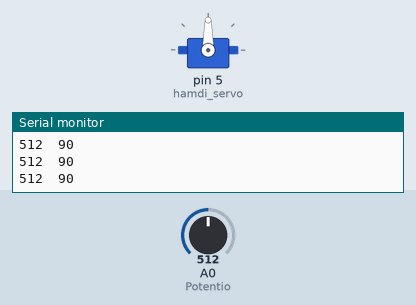
This sketch was run on a simulated Arduino Uno, built with avr-gcc and run on an emulated ATmega328P. Shown: servo, the last lines printed to the serial monitor. The test bench sets the inputs (shaded band); at power-on: A0 (Potentio) = 512.

Above: at 1.2 s.
1.3 s: A0 (Potentio) set to 716
At 2.4 s:
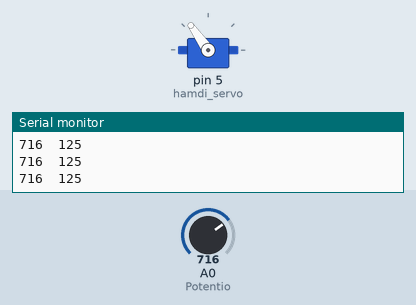
2.8 s: A0 (Potentio) set to 985
At 3.9 s:
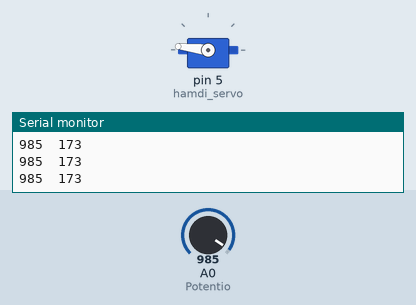
4.3 s: A0 (Potentio) set to 1017
At 4.9 s:
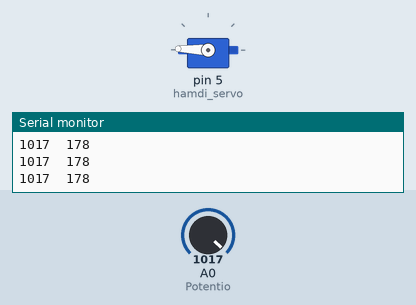
5.8 s: A0 (Potentio) set to 900
At 7.0 s:
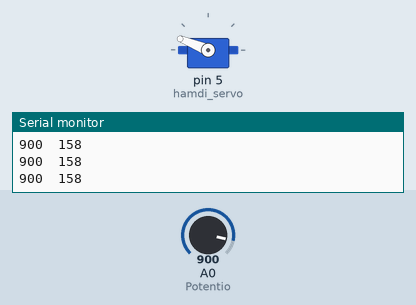
7.3 s: A0 (Potentio) set to 1023
At 8.2 s:
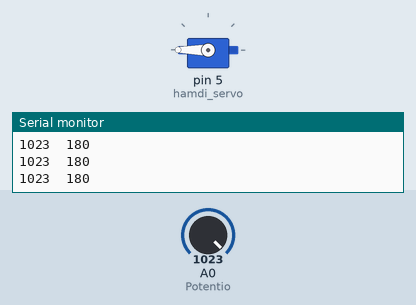
8.8 s: A0 (Potentio) set to 306
At 9.3 s:
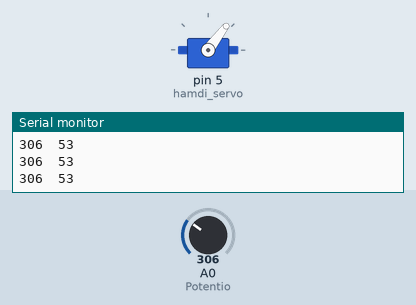
Timing chart, 0 to 11.3 s (numbered marks = the images above; inputs shaded):
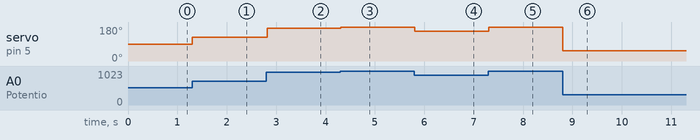

The sketch:

Servo_Motor.ino
```cpp
 #include <Servo.h>
Servo hamdi_servo;
int Potentio = A0;

void setup() {
  hamdi_servo.attach(5);
  pinMode(Potentio, INPUT);
  Serial.begin(9600);
}

void loop() {
  int input = analogRead(Potentio);
  int val = map(input, 0, 1023, 0, 180);

  hamdi_servo.write(val);
  delay(15);
  Serial.print(input);
  Serial.print("  ");
  Serial.println(val);
}
```

Measured:
- after the input at 1.3 s, servo on pin 5 (hamdi_servo): 90° → 125° at once
- after the input at 2.8 s, servo on pin 5 (hamdi_servo): 125° → 173° at once
- after the input at 4.3 s, servo on pin 5 (hamdi_servo): 173° → 178° at once
- after the input at 5.8 s, servo on pin 5 (hamdi_servo): 178° → 158° at once
- after the input at 7.3 s, servo on pin 5 (hamdi_servo): 158° → 180° at once
- after the input at 8.8 s, servo on pin 5 (hamdi_servo): 180° → 53° at once
